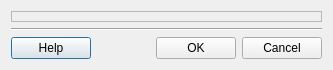
<?xml version="1.0" encoding="UTF-8"?>
<ui version="4.0">
 <class>TrajectoryDialogForm</class>
 <widget class="QDialog" name="TrajectoryDialogForm">
  <property name="geometry">
   <rect>
    <x>0</x>
    <y>0</y>
    <width>333</width>
    <height>70</height>
   </rect>
  </property>
  <property name="windowTitle">
   <string>Trajectory properties</string>
  </property>
  <layout class="QGridLayout" name="gridLayout_3">
   <property name="sizeConstraint">
    <enum>QLayout::SetDefaultConstraint</enum>
   </property>
   <item row="0" column="0">
    <layout class="QGridLayout" name="gridLayout_2">
     <item row="0" column="0">
      <widget class="QFrame" name="m_propertiesWidgetFrame">
       <property name="frameShape">
        <enum>QFrame::StyledPanel</enum>
       </property>
       <property name="frameShadow">
        <enum>QFrame::Raised</enum>
       </property>
      </widget>
     </item>
     <item row="1" column="0">
      <layout class="QGridLayout" name="gridLayout">
       <item row="0" column="0" colspan="4">
        <widget class="Line" name="line">
         <property name="sizePolicy">
          <sizepolicy hsizetype="Expanding" vsizetype="Fixed">
           <horstretch>0</horstretch>
           <verstretch>0</verstretch>
          </sizepolicy>
         </property>
         <property name="orientation">
          <enum>Qt::Horizontal</enum>
         </property>
        </widget>
       </item>
       <item row="1" column="0">
        <widget class="QPushButton" name="m_helpPushButton">
         <property name="text">
          <string>Help</string>
         </property>
        </widget>
       </item>
       <item row="1" column="1">
        <spacer name="horizontalSpacer">
         <property name="orientation">
          <enum>Qt::Horizontal</enum>
         </property>
         <property name="sizeHint" stdset="0">
          <size>
           <width>68</width>
           <height>20</height>
          </size>
         </property>
        </spacer>
       </item>
       <item row="1" column="2">
        <widget class="QPushButton" name="m_okPushButton">
         <property name="text">
          <string>OK</string>
         </property>
        </widget>
       </item>
       <item row="1" column="3">
        <widget class="QPushButton" name="m_cancelPushButton">
         <property name="text">
          <string>Cancel</string>
         </property>
        </widget>
       </item>
      </layout>
     </item>
    </layout>
   </item>
  </layout>
 </widget>
 <resources/>
 <connections>
  <connection>
   <sender>m_cancelPushButton</sender>
   <signal>clicked()</signal>
   <receiver>TrajectoryDialogForm</receiver>
   <slot>reject()</slot>
   <hints>
    <hint type="sourcelabel">
     <x>297</x>
     <y>30</y>
    </hint>
    <hint type="destinationlabel">
     <x>327</x>
     <y>42</y>
    </hint>
   </hints>
  </connection>
 </connections>
</ui>
